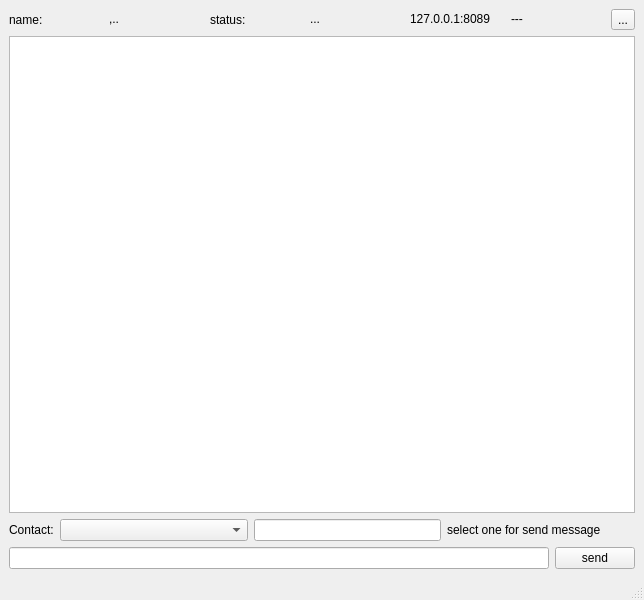
<?xml version="1.0" encoding="UTF-8"?>
<ui version="4.0">
 <class>MainWindow</class>
 <widget class="QMainWindow" name="MainWindow">
  <property name="geometry">
   <rect>
    <x>0</x>
    <y>0</y>
    <width>644</width>
    <height>600</height>
   </rect>
  </property>
  <property name="windowTitle">
   <string>MainWindow</string>
  </property>
  <widget class="QWidget" name="centralwidget">
   <layout class="QVBoxLayout" name="verticalLayout">
    <item>
     <layout class="QHBoxLayout" name="horizontalLayout">
      <item>
       <widget class="QLabel" name="label">
        <property name="text">
         <string>name:</string>
        </property>
       </widget>
      </item>
      <item>
       <widget class="QLabel" name="label_2">
        <property name="text">
         <string>,..</string>
        </property>
        <property name="textInteractionFlags">
         <set>Qt::LinksAccessibleByMouse|Qt::TextSelectableByMouse</set>
        </property>
       </widget>
      </item>
      <item>
       <widget class="QLabel" name="label_3">
        <property name="text">
         <string>status:</string>
        </property>
       </widget>
      </item>
      <item>
       <widget class="QLabel" name="label_4">
        <property name="text">
         <string>...</string>
        </property>
        <property name="textInteractionFlags">
         <set>Qt::LinksAccessibleByMouse|Qt::TextSelectableByMouse</set>
        </property>
       </widget>
      </item>
      <item>
       <widget class="QLabel" name="label_7">
        <property name="text">
         <string>127.0.0.1:8089</string>
        </property>
        <property name="textInteractionFlags">
         <set>Qt::LinksAccessibleByMouse|Qt::TextSelectableByMouse</set>
        </property>
       </widget>
      </item>
      <item>
       <widget class="QLabel" name="label_8">
        <property name="text">
         <string>---</string>
        </property>
        <property name="textInteractionFlags">
         <set>Qt::LinksAccessibleByMouse|Qt::TextSelectableByMouse</set>
        </property>
       </widget>
      </item>
      <item>
       <widget class="QToolButton" name="toolButton">
        <property name="focusPolicy">
         <enum>Qt::NoFocus</enum>
        </property>
        <property name="statusTip">
         <string>重连</string>
        </property>
        <property name="text">
         <string>...</string>
        </property>
       </widget>
      </item>
     </layout>
    </item>
    <item>
     <widget class="QPlainTextEdit" name="plainTextEdit"/>
    </item>
    <item>
     <layout class="QHBoxLayout" name="horizontalLayout_2">
      <item>
       <widget class="QLabel" name="label_5">
        <property name="sizePolicy">
         <sizepolicy hsizetype="Fixed" vsizetype="Preferred">
          <horstretch>0</horstretch>
          <verstretch>0</verstretch>
         </sizepolicy>
        </property>
        <property name="text">
         <string>Contact:</string>
        </property>
       </widget>
      </item>
      <item>
       <widget class="QComboBox" name="comboBox"/>
      </item>
      <item>
       <widget class="QLineEdit" name="lineEdit">
        <property name="sizePolicy">
         <sizepolicy hsizetype="Preferred" vsizetype="Fixed">
          <horstretch>0</horstretch>
          <verstretch>0</verstretch>
         </sizepolicy>
        </property>
       </widget>
      </item>
      <item>
       <widget class="QLabel" name="label_6">
        <property name="text">
         <string>select one for send message</string>
        </property>
       </widget>
      </item>
     </layout>
    </item>
    <item>
     <layout class="QHBoxLayout" name="horizontalLayout_3">
      <item>
       <widget class="QLineEdit" name="lineEdit_2"/>
      </item>
      <item>
       <widget class="QPushButton" name="pushButton">
        <property name="text">
         <string>send</string>
        </property>
       </widget>
      </item>
     </layout>
    </item>
   </layout>
  </widget>
  <widget class="QMenuBar" name="menubar">
   <property name="geometry">
    <rect>
     <x>0</x>
     <y>0</y>
     <width>644</width>
     <height>29</height>
    </rect>
   </property>
  </widget>
  <widget class="QStatusBar" name="statusbar"/>
 </widget>
 <resources/>
 <connections/>
</ui>
